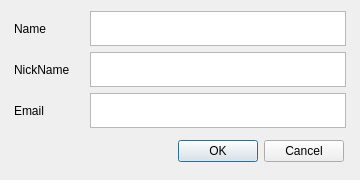
<?xml version="1.0" encoding="UTF-8"?>
<ui version="4.0">
 <class>Login</class>
 <widget class="QDialog" name="Login">
  <property name="geometry">
   <rect>
    <x>0</x>
    <y>0</y>
    <width>360</width>
    <height>180</height>
   </rect>
  </property>
  <property name="minimumSize">
   <size>
    <width>150</width>
    <height>150</height>
   </size>
  </property>
  <property name="maximumSize">
   <size>
    <width>360</width>
    <height>180</height>
   </size>
  </property>
  <property name="windowTitle">
   <string>Login</string>
  </property>
  <layout class="QVBoxLayout" name="verticalLayout">
   <item>
    <layout class="QGridLayout" name="gridLayout">
     <property name="sizeConstraint">
      <enum>QLayout::SetFixedSize</enum>
     </property>
     <item row="2" column="0">
      <widget class="QDialogButtonBox" name="LoginButtons">
       <property name="sizePolicy">
        <sizepolicy hsizetype="Fixed" vsizetype="Fixed">
         <horstretch>0</horstretch>
         <verstretch>0</verstretch>
        </sizepolicy>
       </property>
       <property name="maximumSize">
        <size>
         <width>330</width>
         <height>35</height>
        </size>
       </property>
       <property name="orientation">
        <enum>Qt::Horizontal</enum>
       </property>
       <property name="standardButtons">
        <set>QDialogButtonBox::Cancel|QDialogButtonBox::Ok</set>
       </property>
      </widget>
     </item>
     <item row="1" column="0">
      <layout class="QFormLayout" name="formLayout">
       <property name="fieldGrowthPolicy">
        <enum>QFormLayout::ExpandingFieldsGrow</enum>
       </property>
       <property name="verticalSpacing">
        <number>6</number>
       </property>
       <item row="0" column="0">
        <widget class="QLabel" name="NameLabel">
         <property name="sizePolicy">
          <sizepolicy hsizetype="Fixed" vsizetype="Fixed">
           <horstretch>0</horstretch>
           <verstretch>0</verstretch>
          </sizepolicy>
         </property>
         <property name="minimumSize">
          <size>
           <width>70</width>
           <height>35</height>
          </size>
         </property>
         <property name="maximumSize">
          <size>
           <width>16777215</width>
           <height>35</height>
          </size>
         </property>
         <property name="text">
          <string>Name</string>
         </property>
         <property name="buddy">
          <cstring>NameField</cstring>
         </property>
        </widget>
       </item>
       <item row="0" column="1">
        <widget class="QPlainTextEdit" name="NameField">
         <property name="sizePolicy">
          <sizepolicy hsizetype="Fixed" vsizetype="Fixed">
           <horstretch>0</horstretch>
           <verstretch>0</verstretch>
          </sizepolicy>
         </property>
         <property name="minimumSize">
          <size>
           <width>25</width>
           <height>35</height>
          </size>
         </property>
         <property name="maximumSize">
          <size>
           <width>256</width>
           <height>35</height>
          </size>
         </property>
        </widget>
       </item>
       <item row="1" column="0">
        <widget class="QLabel" name="NicknameLabel">
         <property name="sizePolicy">
          <sizepolicy hsizetype="Fixed" vsizetype="Fixed">
           <horstretch>0</horstretch>
           <verstretch>0</verstretch>
          </sizepolicy>
         </property>
         <property name="minimumSize">
          <size>
           <width>70</width>
           <height>35</height>
          </size>
         </property>
         <property name="maximumSize">
          <size>
           <width>16777215</width>
           <height>35</height>
          </size>
         </property>
         <property name="text">
          <string>NickName</string>
         </property>
         <property name="buddy">
          <cstring>NicknameField</cstring>
         </property>
        </widget>
       </item>
       <item row="1" column="1">
        <widget class="QPlainTextEdit" name="NicknameField">
         <property name="sizePolicy">
          <sizepolicy hsizetype="Fixed" vsizetype="Fixed">
           <horstretch>0</horstretch>
           <verstretch>0</verstretch>
          </sizepolicy>
         </property>
         <property name="minimumSize">
          <size>
           <width>25</width>
           <height>35</height>
          </size>
         </property>
         <property name="maximumSize">
          <size>
           <width>256</width>
           <height>35</height>
          </size>
         </property>
        </widget>
       </item>
       <item row="2" column="0">
        <widget class="QLabel" name="EmailLabel">
         <property name="sizePolicy">
          <sizepolicy hsizetype="Fixed" vsizetype="Fixed">
           <horstretch>0</horstretch>
           <verstretch>0</verstretch>
          </sizepolicy>
         </property>
         <property name="minimumSize">
          <size>
           <width>70</width>
           <height>35</height>
          </size>
         </property>
         <property name="maximumSize">
          <size>
           <width>16777215</width>
           <height>35</height>
          </size>
         </property>
         <property name="text">
          <string>Email</string>
         </property>
         <property name="buddy">
          <cstring>EmailField</cstring>
         </property>
        </widget>
       </item>
       <item row="2" column="1">
        <widget class="QPlainTextEdit" name="EmailField">
         <property name="sizePolicy">
          <sizepolicy hsizetype="Fixed" vsizetype="Fixed">
           <horstretch>0</horstretch>
           <verstretch>0</verstretch>
          </sizepolicy>
         </property>
         <property name="minimumSize">
          <size>
           <width>25</width>
           <height>35</height>
          </size>
         </property>
         <property name="maximumSize">
          <size>
           <width>256</width>
           <height>35</height>
          </size>
         </property>
        </widget>
       </item>
      </layout>
     </item>
    </layout>
   </item>
  </layout>
 </widget>
 <tabstops>
  <tabstop>NameField</tabstop>
  <tabstop>NicknameField</tabstop>
  <tabstop>EmailField</tabstop>
 </tabstops>
 <resources/>
 <connections>
  <connection>
   <sender>LoginButtons</sender>
   <signal>accepted()</signal>
   <receiver>Login</receiver>
   <slot>accept()</slot>
   <hints>
    <hint type="sourcelabel">
     <x>112</x>
     <y>172</y>
    </hint>
    <hint type="destinationlabel">
     <x>157</x>
     <y>198</y>
    </hint>
   </hints>
  </connection>
  <connection>
   <sender>LoginButtons</sender>
   <signal>rejected()</signal>
   <receiver>Login</receiver>
   <slot>reject()</slot>
   <hints>
    <hint type="sourcelabel">
     <x>180</x>
     <y>172</y>
    </hint>
    <hint type="destinationlabel">
     <x>286</x>
     <y>198</y>
    </hint>
   </hints>
  </connection>
 </connections>
</ui>
